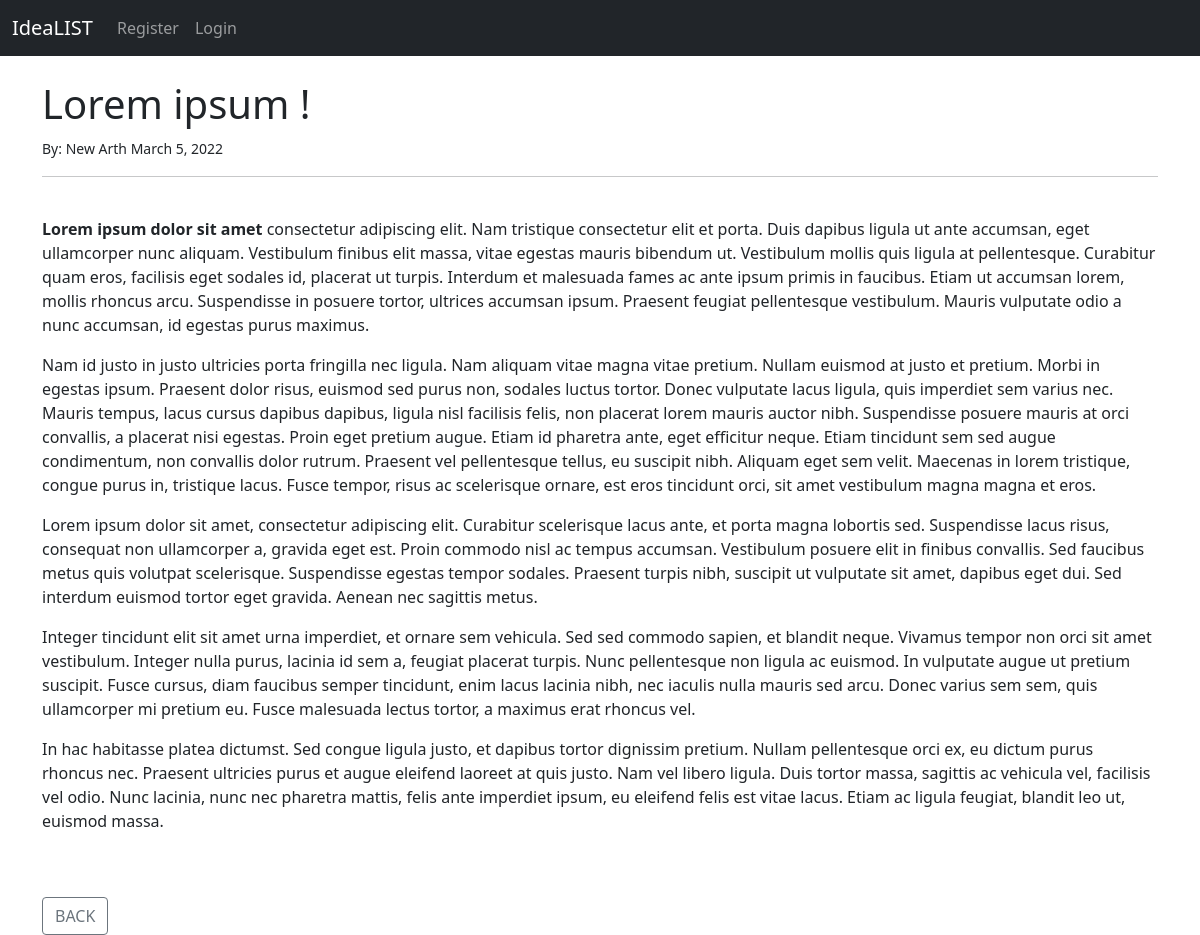
The app's page /article/13 with its own data.
### theblog/models.py (models this page shows, shortened)
class Post(models.Model):
    title = models.CharField(max_length=255)
    title_TAG = models.CharField(max_length=255, default="My BLOG! " )  # on nie zostawił
    author = models.ForeignKey(User, on_delete=models.CASCADE,default = User)
    body = models.TextField()
    post_date = models.DateField(auto_now_add=True)
    category = models.CharField(max_length=100)

### theblog/views.py (the view)
# urls.py: path('article/<int:pk>', ArticleDetailView.as_view(), name = 'article-detail'),
class ArticleDetailView(DetailView):
    model = Post
    template_name = 'article_details.html'

### theblog/templates/article_details.html (shortened to what this page needs)
{% extends 'base.html' %}
{% block content %}
<h1> {{ post.title }}</h1>
<small>
    By: {{ post.author.first_name }} {{ post.author.last_name }} {{ post.post_date }}
</small>
<br/>
<hr>
<br/>
{{ post.body|safe }}
<br/><br/>
<a href="{% url 'home' %}" class="btn btn-outline-secondary">BACK</a>
{% endblock %}

### records on screen
Post: title "Lorem ipsum !", author.first_name "New", author.last_name "Arth", post_date "March 5, 2022", body "Lorem ipsum dolor sit amet consectetur adipiscing elit. Nam tristique consectetur elit et porta. Duis dapibus ligula ut ante accumsan, eget ullamcorper nunc aliquam. Vestibulum finibus elit massa, vitae egestas mauris bibendum ut. Vestibulum mollis quis ligula at pellentesque. Curabitur quam eros, facilisis eget sodales id, placerat ut turpis. Interdum et malesuada fames ac ante ipsum primis in faucibus. Etiam ut accumsan lorem, mollis rhoncus arcu. Suspendisse in posuere tortor, ultrices accumsan ipsum. Praesent feugiat pellentesque vestibulum. Mauris vulputate odio a nunc accumsan, id egestas purus maximus. Nam id justo in justo ultricies porta fringilla nec ligula. Nam aliquam vitae…"
